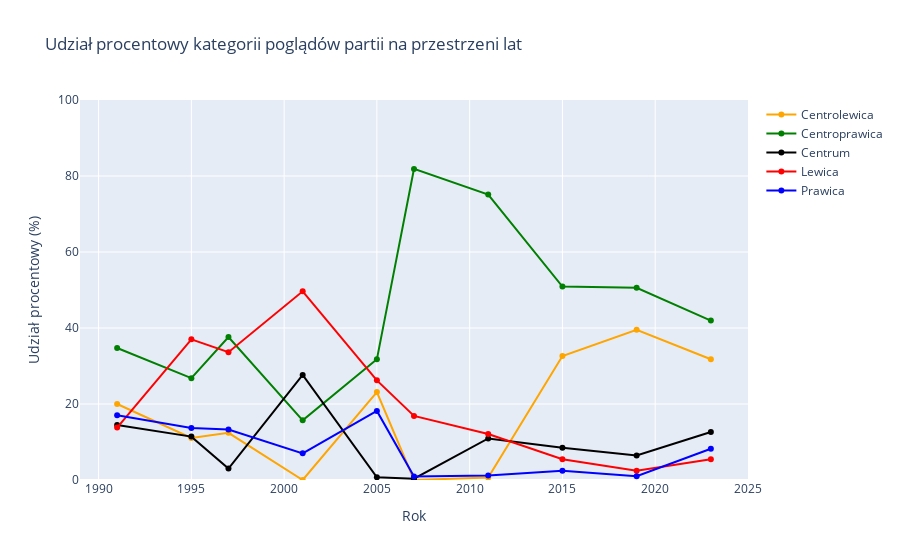

Source (notebook cell):
### Markdown cell above
### Największe poparcie miało Prawo i Sprawiedliwość w roku 2019 (44,56%), a najmniejsze poparcie miała partia Zjednoczeni w 1991 roku (0,06%)

### Code cell
# Konwersja kolumny 'GLOSY (%)' do liczby (float)
df["GLOSY (%)"] = pd.to_numeric(df["GLOSY (%)"], errors='coerce')

# Grupujemy dane: suma procentowego poparcia (GLOSY (%)) wg roku i kategorii poglądów
df_grouped = df.groupby(["ROK", "POGLADY"])["GLOSY (%)"].sum().reset_index()

# Suma procentowego poparcia w każdym roku (powinna być około 100)
rok_sumy = df_grouped.groupby("ROK")["GLOSY (%)"].sum().reset_index().rename(columns={"GLOSY (%)": "SUMA_ROK"})

# Dołączamy sumę do df_grouped
df_grouped = df_grouped.merge(rok_sumy, on="ROK")

# Obliczamy udział procentowy danej kategorii w roku (normalizacja)
df_grouped["UDZIAL_PROC"] = (df_grouped["GLOSY (%)"] / df_grouped["SUMA_ROK"]) * 100

# Listy lat i kategorii poglądów
years = sorted(df_grouped["ROK"].unique())
categories = df_grouped["POGLADY"].unique()

# Kolory dla kategorii (możesz zmienić według upodobań)
colors = {
    "Prawica": "blue",
    "Centroprawica": "green",
    "Centrum": "black",
    "Centrolewica": "orange",
    "Lewica": "red"
}

# Tworzymy wykres liniowy
fig = go.Figure()

for cat in categories:
    y_values = []
    for year in years:
        val = df_grouped[(df_grouped["ROK"] == year) & (df_grouped["POGLADY"] == cat)]["UDZIAL_PROC"]
        y_values.append(val.values[0] if not val.empty else 0)

    fig.add_trace(go.Scatter(
        x=years,
        y=y_values,
        mode='lines+markers',
        name=cat,
        line=dict(color=colors.get(cat, "gray"))
    ))

# Layout wykresu
fig.update_layout(
    title="Udział procentowy kategorii poglądów partii na przestrzeni lat",
    xaxis_title="Rok",
    yaxis_title="Udział procentowy (%)",
    yaxis=dict(range=[0, 100]),
    hovermode="x unified"
)

fig.show()

### Figure 1 — Plotly figure (JSON) as saved in the notebook; plotly's stock layout.template omitted (floating-point values rounded to 4 significant figures)
{"data": [{"line": {"color": "orange"}, "mode": "lines+markers", "name": "Centrolewica", "type": "scatter", "x": [1991, 1995, 1997, 2001, 2005, 2007, 2011, 2015, 2019, 2023], "y": [20.0, 11.06, 12.42, 0, 23.14, 0, 0.6366, 32.65, 39.53, 31.77]}, {"line": {"color": "green"}, "mode": "lines+markers", "name": "Centroprawica", "type": "scatter", "x": [1991, 1995, 1997, 2001, 2005, 2007, 2011, 2015, 2019, 2023], "y": [34.72, 26.81, 37.64, 15.71, 31.76, 81.87, 75.13, 50.9, 50.58, 41.95]}, {"line": {"color": "black"}, "mode": "lines+markers", "name": "Centrum", "type": "scatter", "x": [1991, 1995, 1997, 2001, 2005, 2007, 2011, 2015, 2019, 2023], "y": [14.47, 11.41, 3.006, 27.64, 0.7099, 0.3303, 10.94, 8.514, 6.452, 12.61]}, {"line": {"color": "red"}, "mode": "lines+markers", "name": "Lewica", "type": "scatter", "x": [1991, 1995, 1997, 2001, 2005, 2007, 2011, 2015, 2019, 2023], "y": [13.79, 37.01, 33.64, 49.65, 26.22, 16.87, 12.08, 5.483, 2.456, 5.447]}, {"line": {"color": "blue"}, "mode": "lines+markers", "name": "Prawica", "type": "scatter", "x": [1991, 1995, 1997, 2001, 2005, 2007, 2011, 2015, 2019, 2023], "y": [17.02, 13.71, 13.29, 7.007, 18.17, 0.9289, 1.216, 2.453, 0.9802, 8.217]}], "layout": {"hovermode": "x unified", "title": {"text": "Udział procentowy kategorii poglądów partii na przestrzeni lat"}, "xaxis": {"title": {"text": "Rok"}}, "yaxis": {"range": [0, 100], "title": {"text": "Udział procentowy (%)"}}}}
